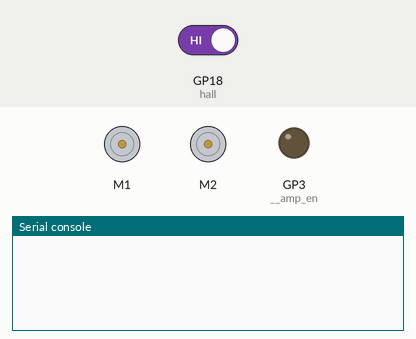
Simulated run of this program. Board: Raspberry Pi Pico running MicroPython. Parts: 2 × DC motor (green arrow = forward, orange = backward, longer = faster), output pins drawn as LEDs (lit = HIGH), the last lines printed to the serial console. Inputs (shaded band) come from the test bench; at power-on: GP18 (hall) HIGH.

Above: at 1.2 s.
1.3 s: GP18 (hall) driven LOW
At 2.5 s:
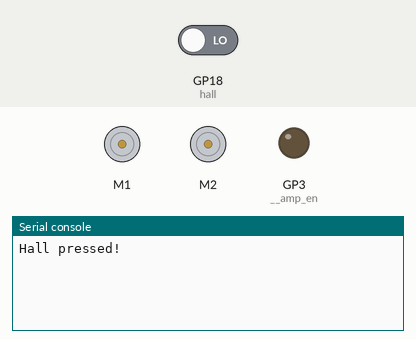
2.8 s: GP18 (hall) driven HIGH
At 3.9 s:
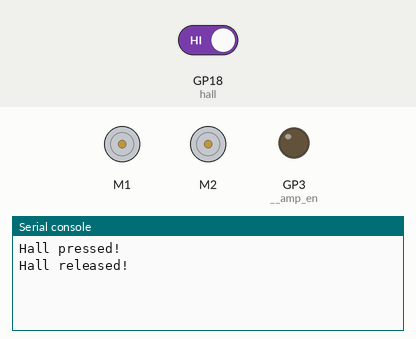

The program:

hall_test.py
```python
import time
import micropython
from inventor import Inventor2040W
from machine import Timer, Pin

board = Inventor2040W(init_encoders=False, init_leds=False)

hall = Pin(Inventor2040W.ENCODER_A_PINS[1], Pin.IN, Pin.PULL_UP)
while True:
    first = hall.value()
    time.sleep(0.01)
    second = hall.value()
    if first and not second:
        print('Hall pressed!')
    elif not first and second:
        print('Hall released!')
```

inventor.py
```python
import gc
from machine import Pin, PWM
from pimoroni_i2c import PimoroniI2C
from plasma import WS2812
from motor import Motor
from servo import Servo
from encoder import Encoder, MMME_CPR

# IO Pin Constants
GP0 = 0
GP1 = 1
GP2 = 2

A0 = 26
A1 = 27
A2 = 28

GPIOS = (GP0, GP1, GP2, A0, A1, A2)
ADCS = (A0, A1, A2)


# Index Constants
MOTOR_A = 0
MOTOR_B = 1

SERVO_1 = 0
SERVO_2 = 1
SERVO_3 = 2
SERVO_4 = 3
SERVO_5 = 4
SERVO_6 = 5

LED_GP0 = 0
LED_GP1 = 1
LED_GP2 = 2
LED_A0 = 3
LED_A1 = 4
LED_A2 = 5
LED_SERVO_1 = 6
LED_SERVO_2 = 7
LED_SERVO_3 = 8
LED_SERVO_4 = 9
LED_SERVO_5 = 10
LED_SERVO_6 = 11


# Count Constants
NUM_GPIOS = 6
NUM_ADCS = 3
NUM_MOTORS = 2
NUM_SERVOS = 6
NUM_LEDS = 12


class Inventor2040W():
    AMP_EN_PIN = 3
    I2C_SDA_PIN = 4
    I2C_SCL_PIN = 5
    MOTOR_A_PINS = (6, 7)
    MOTOR_B_PINS = (8, 9)
    ENCODER_A_PINS = (19, 18)
    ENCODER_B_PINS = (17, 16)

    SERVO_1_PIN = 10
    SERVO_2_PIN = 11
    SERVO_3_PIN = 12
    SERVO_4_PIN = 13
    SERVO_5_PIN = 14
    SERVO_6_PIN = 15

    LED_DATA_PIN = 20
    PWM_AUDIO_PIN = 21
    USER_SW_PIN = 22

    AMP_CORRECTION = 4
    DEFAULT_VOLUME = 0.2

    def __init__(self, motor_gear_ratio=50, init_motors=True, init_encoders=True, init_servos=True, init_leds=True):
        # Free up hardware resources
        gc.collect()

        # Set up the motors, if the user wants them
        self.motors = None
        if init_motors:
            cpr = MMME_CPR * motor_gear_ratio
            self.motors = [Motor(self.MOTOR_A_PINS), Motor(self.MOTOR_B_PINS)]

        # Set up the encoders, if the user wants them
        self.encoders = None
        if init_encoders:
            # Set the encoders to use PIO 0 and State Machines 0 and 1
            self.encoders = [Encoder(0, 0, self.ENCODER_A_PINS, counts_per_rev=cpr, count_microsteps=True),
                             Encoder(0, 1, self.ENCODER_B_PINS, counts_per_rev=cpr, count_microsteps=True)]

        # Set up the servos, if the user wants them
        self.servos = None
        if init_servos:
            self.servos = [Servo(i) for i in range(self.SERVO_1_PIN, self.SERVO_6_PIN + 1)]

        # Set up the i2c for Qw/st and Breakout Garden
        self.i2c = PimoroniI2C(self.I2C_SDA_PIN, self.I2C_SCL_PIN, 100000)

        # Set up the amp enable
        self.__amp_en = Pin(self.AMP_EN_PIN, Pin.OUT)
        self.__amp_en.off()

        self.audio_pwm = PWM(Pin(self.PWM_AUDIO_PIN))
        self.__volume = self.DEFAULT_VOLUME

        # Set up the user switch
        self.__switch = Pin(self.USER_SW_PIN, Pin.IN, Pin.PULL_DOWN)

        # Set up the WS2812 LEDs, using PIO 0 and State Machine 2
        self.leds = None
        if init_leds:
            self.leds = WS2812(NUM_LEDS, 0, 2, self.LED_DATA_PIN)
            self.leds.start()

    def switch_pressed(self):
        return self.__switch.value()

    def play_tone(self, frequency):
        try:
            self.audio_pwm.freq(frequency)
        except ValueError:
            self.play_silence()
            raise ValueError("frequency of range. Expected greater than 0")

        corrected_volume = (self.__volume ** 4)  # Correct for RC Filter curve
        self.audio_pwm.duty_u16(int(32768 * corrected_volume))
        self.unmute_audio()

    def play_silence(self):
        self.audio_pwm.freq(44100)

        corrected_volume = (self.__volume ** 4)  # Correct for RC Filter curve
        self.audio_pwm.duty_u16(int(32768 * corrected_volume))
        self.unmute_audio()

    def stop_playing(self):
        self.audio_pwm.duty_u16(0)
        self.mute_audio()

    def volume(self, volume=None):
        if volume is None:
            return self.__volume

        if volume < 0.01 or volume > 1.0:
            raise ValueError("volume out of range. Expected 0.0 to 1.0")

        self.__volume = volume

    def mute_audio(self):
        self.__amp_en.off()

    def unmute_audio(self):
        self.__amp_en.on()
```

Measured:
- after the input at 1.3 s, the serial console: prints a new line at once (image 1)
- after the input at 2.8 s, the serial console: prints a new line at once (image 2)
